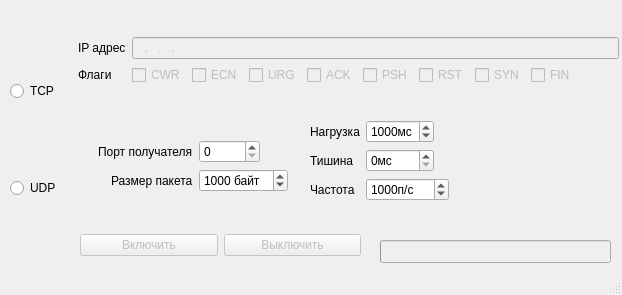
<?xml version="1.0" encoding="UTF-8"?>
<ui version="4.0">
 <author>Kurbatoff Oleg</author>
 <class>MainWindow</class>
 <widget class="QMainWindow" name="MainWindow">
  <property name="geometry">
   <rect>
    <x>0</x>
    <y>0</y>
    <width>622</width>
    <height>295</height>
   </rect>
  </property>
  <property name="windowTitle">
   <string>LANStress - эмуляция нагрузки на локальную сеть</string>
  </property>
  <widget class="QWidget" name="centralwidget">
   <widget class="QWidget" name="verticalLayoutWidget">
    <property name="geometry">
     <rect>
      <x>10</x>
      <y>10</y>
      <width>61</width>
      <height>261</height>
     </rect>
    </property>
    <layout class="QVBoxLayout" name="FloodTypeLayout">
     <item>
      <widget class="QRadioButton" name="RB_TCP">
       <property name="toolTip">
        <string>Нагрузка целевого хоста TCP пакетами со случайным содержимым</string>
       </property>
       <property name="whatsThis">
        <string>Нагрузка целевого хоста TCP пакетами со случайным содержимым</string>
       </property>
       <property name="text">
        <string>TCP</string>
       </property>
      </widget>
     </item>
     <item>
      <widget class="QRadioButton" name="RB_UDP">
       <property name="toolTip">
        <string>Нагрузка широковещательными UDP пакетами</string>
       </property>
       <property name="whatsThis">
        <string>Нагрузка широковещательными UDP пакетами</string>
       </property>
       <property name="text">
        <string>UDP</string>
       </property>
      </widget>
     </item>
    </layout>
   </widget>
   <widget class="QWidget" name="formLayoutWidget">
    <property name="geometry">
     <rect>
      <x>78</x>
      <y>10</y>
      <width>541</width>
      <height>101</height>
     </rect>
    </property>
    <layout class="QFormLayout" name="TCPSettingsLayout">
     <property name="fieldGrowthPolicy">
      <enum>QFormLayout::ExpandingFieldsGrow</enum>
     </property>
     <property name="formAlignment">
      <set>Qt::AlignLeading|Qt::AlignLeft|Qt::AlignVCenter</set>
     </property>
     <item row="0" column="0">
      <widget class="QLabel" name="L_ipaddr">
       <property name="enabled">
        <bool>true</bool>
       </property>
       <property name="text">
        <string>IP адрес</string>
       </property>
       <property name="buddy">
        <cstring>E_IPAddr</cstring>
       </property>
      </widget>
     </item>
     <item row="0" column="1">
      <widget class="QLineEdit" name="E_IPAddr">
       <property name="enabled">
        <bool>false</bool>
       </property>
       <property name="toolTip">
        <string>IP адрес цели пакета</string>
       </property>
       <property name="whatsThis">
        <string>IP адрес цели пакета (4 числа от 0 до 255, разделённые точками)</string>
       </property>
       <property name="inputMask">
        <string>000.000.000.000; </string>
       </property>
      </widget>
     </item>
     <item row="1" column="0">
      <widget class="QLabel" name="L_flags">
       <property name="enabled">
        <bool>true</bool>
       </property>
       <property name="text">
        <string>Флаги</string>
       </property>
      </widget>
     </item>
     <item row="1" column="1">
      <layout class="QHBoxLayout" name="horizontalLayout_3">
       <item>
        <widget class="QCheckBox" name="CB_CWR">
         <property name="enabled">
          <bool>false</bool>
         </property>
         <property name="text">
          <string>CWR</string>
         </property>
        </widget>
       </item>
       <item>
        <widget class="QCheckBox" name="CB_ECN">
         <property name="enabled">
          <bool>false</bool>
         </property>
         <property name="text">
          <string>ECN</string>
         </property>
        </widget>
       </item>
       <item>
        <widget class="QCheckBox" name="CB_URG">
         <property name="enabled">
          <bool>false</bool>
         </property>
         <property name="toolTip">
          <string>Флаг важности</string>
         </property>
         <property name="whatsThis">
          <string>Флаг важности</string>
         </property>
         <property name="text">
          <string>URG</string>
         </property>
        </widget>
       </item>
       <item>
        <widget class="QCheckBox" name="CB_ACK">
         <property name="enabled">
          <bool>false</bool>
         </property>
         <property name="toolTip">
          <string>Флаг подтверждения</string>
         </property>
         <property name="whatsThis">
          <string>Флаг подтверждения</string>
         </property>
         <property name="text">
          <string>ACK</string>
         </property>
        </widget>
       </item>
       <item>
        <widget class="QCheckBox" name="CB_PSH">
         <property name="enabled">
          <bool>false</bool>
         </property>
         <property name="toolTip">
          <string>Флаг проталкивания</string>
         </property>
         <property name="whatsThis">
          <string>Флаг проталкивания (сброс буфера принимающей стороны)</string>
         </property>
         <property name="text">
          <string>PSH</string>
         </property>
        </widget>
       </item>
       <item>
        <widget class="QCheckBox" name="CB_RST">
         <property name="enabled">
          <bool>false</bool>
         </property>
         <property name="toolTip">
          <string>Флаг сброса соединения</string>
         </property>
         <property name="whatsThis">
          <string>Флаг сброса соединения</string>
         </property>
         <property name="text">
          <string>RST</string>
         </property>
        </widget>
       </item>
       <item>
        <widget class="QCheckBox" name="CB_SYN">
         <property name="enabled">
          <bool>false</bool>
         </property>
         <property name="toolTip">
          <string>Флаг синхронизации</string>
         </property>
         <property name="whatsThis">
          <string>Флаг синхронизации</string>
         </property>
         <property name="text">
          <string>SYN</string>
         </property>
        </widget>
       </item>
       <item>
        <widget class="QCheckBox" name="CB_FIN">
         <property name="enabled">
          <bool>false</bool>
         </property>
         <property name="toolTip">
          <string>Флаг завершения соединения</string>
         </property>
         <property name="whatsThis">
          <string>Флаг завершения соединения</string>
         </property>
         <property name="text">
          <string>FIN</string>
         </property>
        </widget>
       </item>
      </layout>
     </item>
    </layout>
   </widget>
   <widget class="QWidget" name="formLayoutWidget_2">
    <property name="geometry">
     <rect>
      <x>80</x>
      <y>120</y>
      <width>221</width>
      <height>91</height>
     </rect>
    </property>
    <layout class="QFormLayout" name="GenericSettingsLayout">
     <property name="fieldGrowthPolicy">
      <enum>QFormLayout::ExpandingFieldsGrow</enum>
     </property>
     <property name="labelAlignment">
      <set>Qt::AlignRight|Qt::AlignTrailing|Qt::AlignVCenter</set>
     </property>
     <property name="formAlignment">
      <set>Qt::AlignCenter</set>
     </property>
     <item row="0" column="1">
      <widget class="QSpinBox" name="SB_Port">
       <property name="sizePolicy">
        <sizepolicy hsizetype="Maximum" vsizetype="Fixed">
         <horstretch>0</horstretch>
         <verstretch>0</verstretch>
        </sizepolicy>
       </property>
       <property name="minimum">
        <number>0</number>
       </property>
       <property name="maximum">
        <number>65535</number>
       </property>
      </widget>
     </item>
     <item row="1" column="0">
      <widget class="QLabel" name="L_PacketSize">
       <property name="text">
        <string>Размер пакета</string>
       </property>
       <property name="buddy">
        <cstring>SB_PacketSize</cstring>
       </property>
      </widget>
     </item>
     <item row="1" column="1">
      <widget class="QSpinBox" name="SB_PacketSize">
       <property name="sizePolicy">
        <sizepolicy hsizetype="Maximum" vsizetype="Fixed">
         <horstretch>0</horstretch>
         <verstretch>0</verstretch>
        </sizepolicy>
       </property>
       <property name="toolTip">
        <string>Размер пакета в байтах (максимально 65K)</string>
       </property>
       <property name="whatsThis">
        <string>Размер пакета в байтах (максимально 65K)</string>
       </property>
       <property name="suffix">
        <string> байт</string>
       </property>
       <property name="maximum">
        <number>65000</number>
       </property>
       <property name="value">
        <number>1000</number>
       </property>
      </widget>
     </item>
     <item row="0" column="0">
      <widget class="QLabel" name="L_port">
       <property name="text">
        <string>Порт получателя</string>
       </property>
       <property name="buddy">
        <cstring>SB_Port</cstring>
       </property>
      </widget>
     </item>
    </layout>
   </widget>
   <widget class="QWidget" name="horizontalLayoutWidget">
    <property name="geometry">
     <rect>
      <x>80</x>
      <y>220</y>
      <width>281</width>
      <height>51</height>
     </rect>
    </property>
    <layout class="QHBoxLayout" name="ONOFFLayout">
     <item>
      <widget class="QPushButton" name="PB_ON">
       <property name="enabled">
        <bool>false</bool>
       </property>
       <property name="text">
        <string>Включить</string>
       </property>
      </widget>
     </item>
     <item>
      <widget class="QPushButton" name="PB_OFF">
       <property name="enabled">
        <bool>false</bool>
       </property>
       <property name="text">
        <string>Выключить</string>
       </property>
      </widget>
     </item>
    </layout>
   </widget>
   <widget class="QProgressBar" name="BAR_Load">
    <property name="enabled">
     <bool>false</bool>
    </property>
    <property name="geometry">
     <rect>
      <x>380</x>
      <y>240</y>
      <width>231</width>
      <height>23</height>
     </rect>
    </property>
    <property name="value">
     <number>0</number>
    </property>
    <property name="textVisible">
     <bool>false</bool>
    </property>
   </widget>
   <widget class="QWidget" name="formLayoutWidget_3">
    <property name="geometry">
     <rect>
      <x>310</x>
      <y>120</y>
      <width>309</width>
      <height>91</height>
     </rect>
    </property>
    <layout class="QFormLayout" name="formLayout_3">
     <item row="0" column="0">
      <widget class="QLabel" name="L_FloodTime">
       <property name="text">
        <string>Нагрузка</string>
       </property>
      </widget>
     </item>
     <item row="0" column="1">
      <widget class="QSpinBox" name="SB_FloodTime">
       <property name="sizePolicy">
        <sizepolicy hsizetype="Maximum" vsizetype="Fixed">
         <horstretch>0</horstretch>
         <verstretch>0</verstretch>
        </sizepolicy>
       </property>
       <property name="toolTip">
        <string>Продолжительность периода нагрузки (если тишина больше 0)</string>
       </property>
       <property name="suffix">
        <string>мс</string>
       </property>
       <property name="maximum">
        <number>3000</number>
       </property>
       <property name="singleStep">
        <number>100</number>
       </property>
       <property name="value">
        <number>1000</number>
       </property>
      </widget>
     </item>
     <item row="1" column="1">
      <widget class="QSpinBox" name="SB_SilentTime">
       <property name="sizePolicy">
        <sizepolicy hsizetype="Maximum" vsizetype="Fixed">
         <horstretch>0</horstretch>
         <verstretch>0</verstretch>
        </sizepolicy>
       </property>
       <property name="toolTip">
        <string>Период тишины в миллисекундах</string>
       </property>
       <property name="whatsThis">
        <string>Период тишины в миллисекундах</string>
       </property>
       <property name="suffix">
        <string>мс</string>
       </property>
       <property name="maximum">
        <number>3000</number>
       </property>
       <property name="singleStep">
        <number>100</number>
       </property>
      </widget>
     </item>
     <item row="2" column="0">
      <widget class="QLabel" name="L_FloodFreq">
       <property name="text">
        <string>Частота</string>
       </property>
      </widget>
     </item>
     <item row="2" column="1">
      <widget class="QSpinBox" name="SB_FloodFreq">
       <property name="sizePolicy">
        <sizepolicy hsizetype="Maximum" vsizetype="Fixed">
         <horstretch>0</horstretch>
         <verstretch>0</verstretch>
        </sizepolicy>
       </property>
       <property name="toolTip">
        <string>Пакетов в секунду при средней нагрузке (0 - пиковая нагрузка)</string>
       </property>
       <property name="whatsThis">
        <string>Пакетов в секунду при средней нагрузке (0 - пиковая нагрузка)</string>
       </property>
       <property name="suffix">
        <string>п/с</string>
       </property>
       <property name="maximum">
        <number>1000000</number>
       </property>
       <property name="singleStep">
        <number>100</number>
       </property>
       <property name="value">
        <number>1000</number>
       </property>
      </widget>
     </item>
     <item row="1" column="0">
      <widget class="QLabel" name="L_SilentTime">
       <property name="text">
        <string>Тишина</string>
       </property>
      </widget>
     </item>
    </layout>
   </widget>
  </widget>
  <widget class="QStatusBar" name="statusbar"/>
 </widget>
 <tabstops>
  <tabstop>RB_UDP</tabstop>
  <tabstop>RB_TCP</tabstop>
  <tabstop>E_IPAddr</tabstop>
  <tabstop>CB_CWR</tabstop>
  <tabstop>CB_ECN</tabstop>
  <tabstop>CB_URG</tabstop>
  <tabstop>CB_ACK</tabstop>
  <tabstop>CB_PSH</tabstop>
  <tabstop>CB_RST</tabstop>
  <tabstop>CB_SYN</tabstop>
  <tabstop>CB_FIN</tabstop>
  <tabstop>SB_Port</tabstop>
  <tabstop>SB_PacketSize</tabstop>
  <tabstop>PB_ON</tabstop>
  <tabstop>PB_OFF</tabstop>
 </tabstops>
 <resources/>
 <connections/>
</ui>
